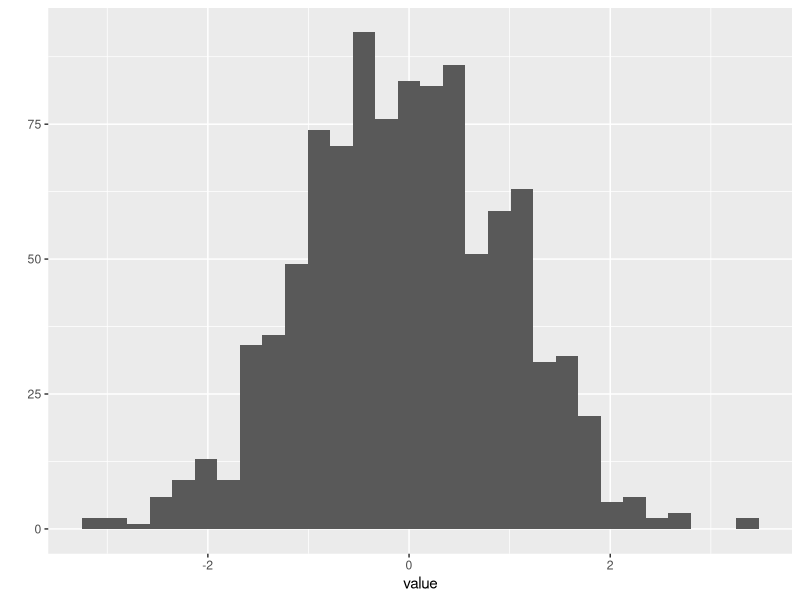
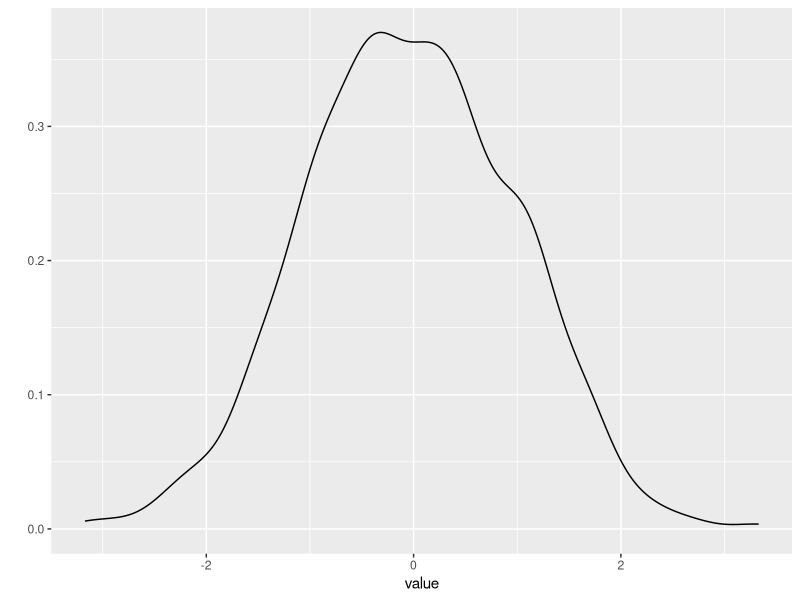
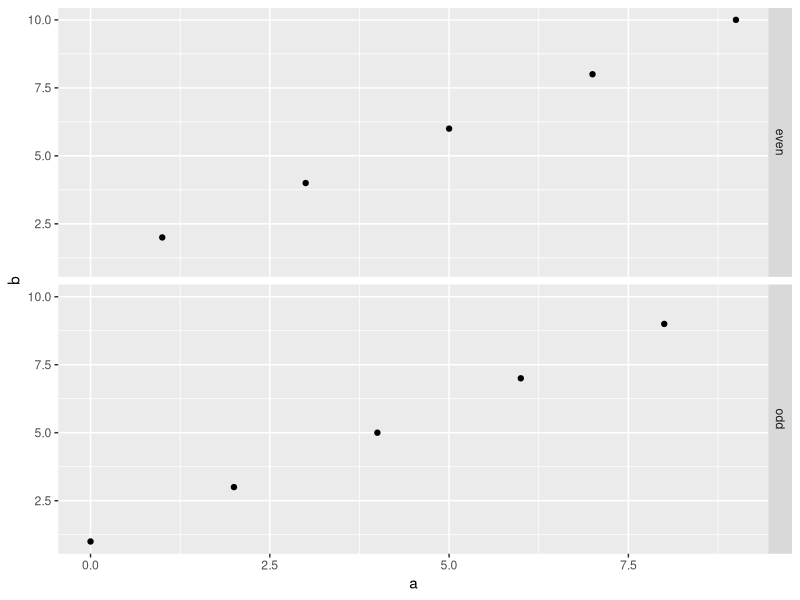
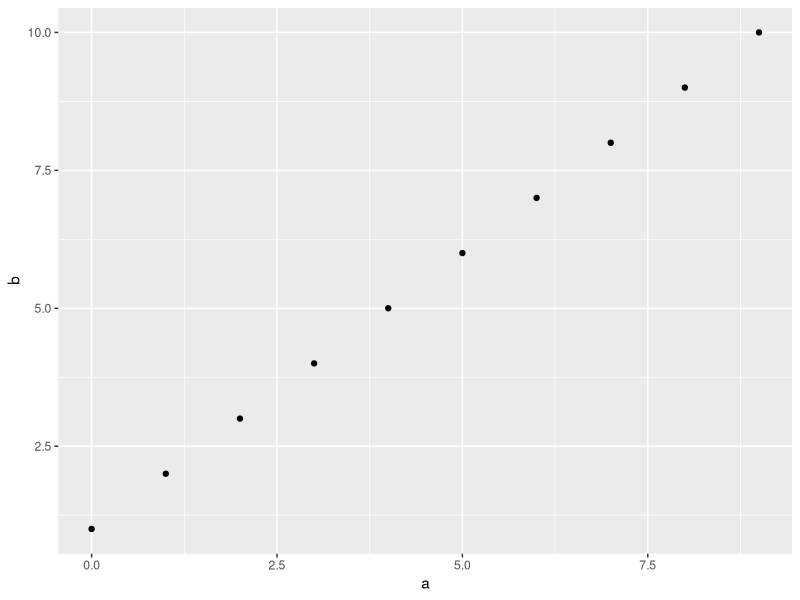
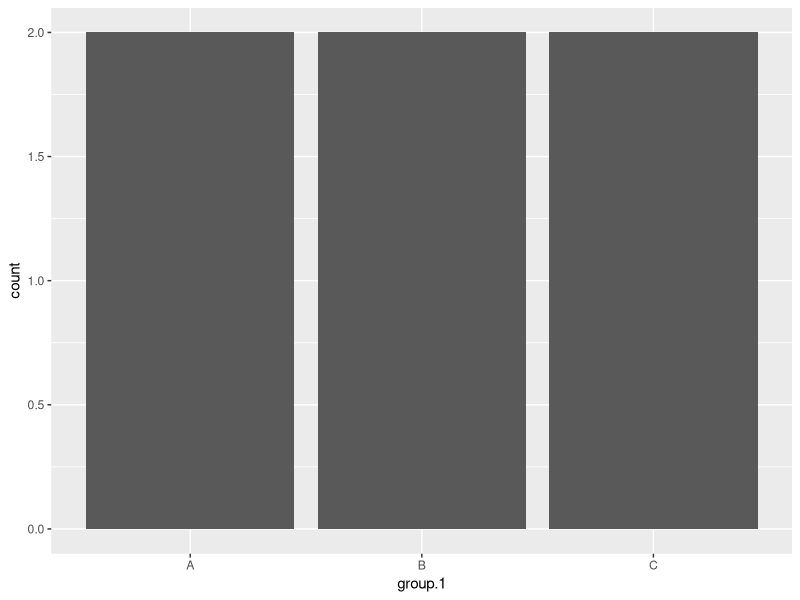
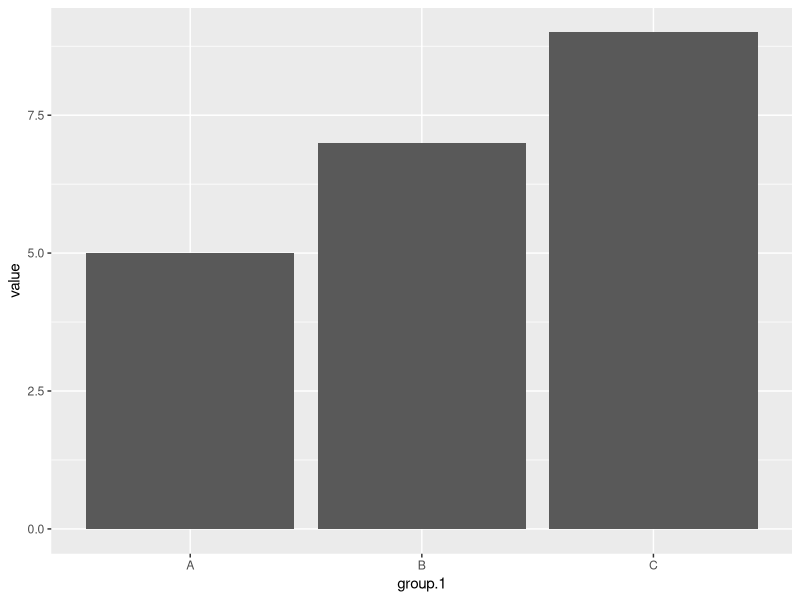
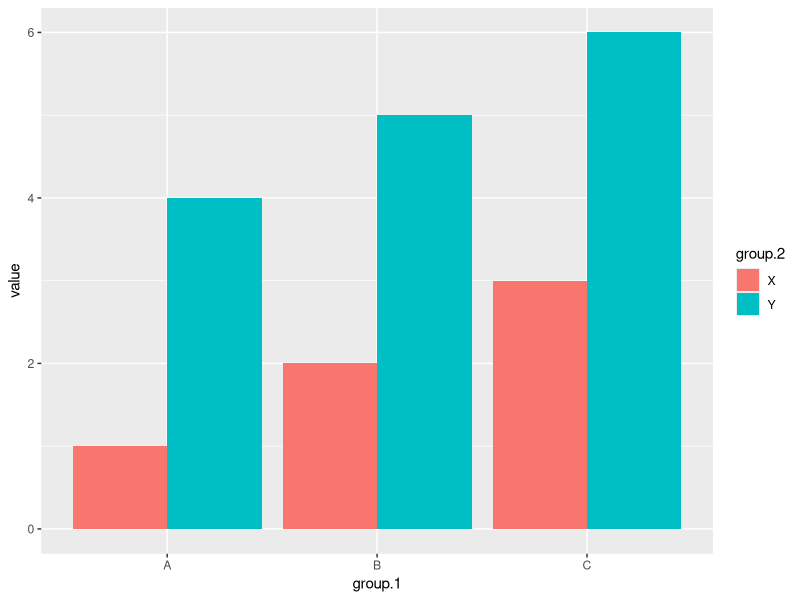
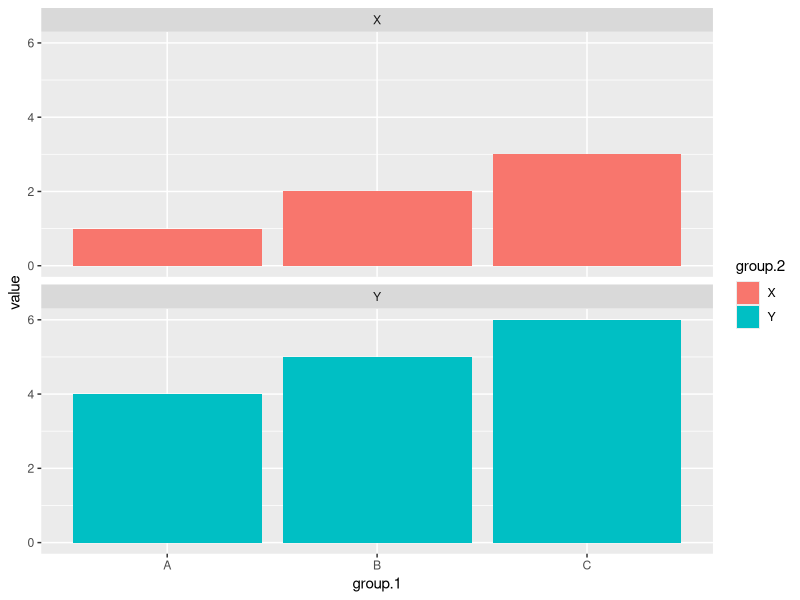

Write the R code that produced these figures, in order.
library(ggplot2)

#Data
d.norm <- data.frame(value=rnorm(1000))
d.panels <- data.frame(a=c(0:9), b=c(1:10), c=c(rep(c("odd","even"), times=5)))

var.1 <- rep(c("A","B","C"),2) 
var.2 <- c(rep("X",3), rep("Y",3))
var.3 <- c(1,2,3,4,5,6)
d.groups <- data.frame(group.1=var.1, group.2=var.2, value=var.3)


#Quick plot histogram
qplot(data=d.norm, x=value)

#Quick plot density function
qplot(data=d.norm, x=value, geom="density")

#Quick plot with two panels
qplot(data=d.panels, x=a, y=b, facets=c~.)

#ggplot2 point plot
ggplot(data=d.panels, mapping=aes(x=a, y=b)) + geom_point()

#Simple barchart that counts occurences of each group
ggplot(d.groups, aes(x=group.1)) + geom_bar()

#barchart that sums by group
ggplot(d.groups, aes(y=value, x=group.1)) + geom_col()

#Barchart for multiple groups to stack, use position="stack"
ggplot(d.groups, aes(x=group.1, y=value, fill=group.2)) + geom_col(position="dodge")

#Barcharts grouped to different panels by a group and colored
ggplot(d.groups, aes(x=group.1, y=value, fill=group.2)) + geom_col(position="dodge") + facet_wrap(~group.2, ncol=1)

